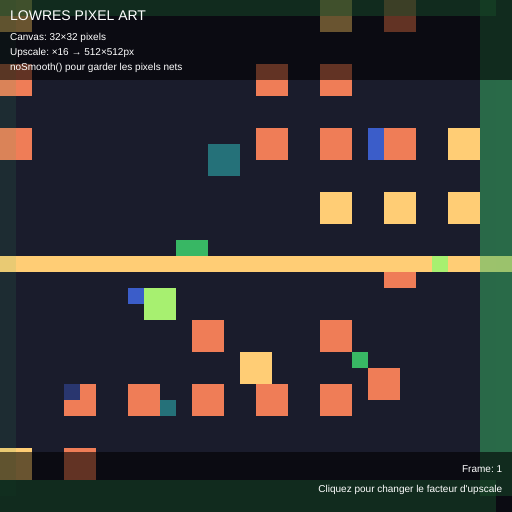
Frame 1 (no input)
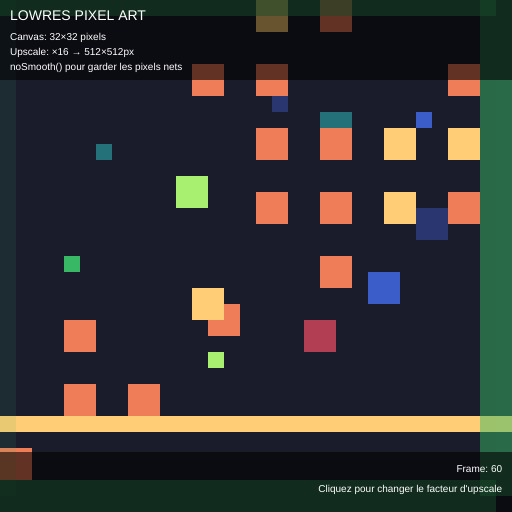
Frame 60 (no input)
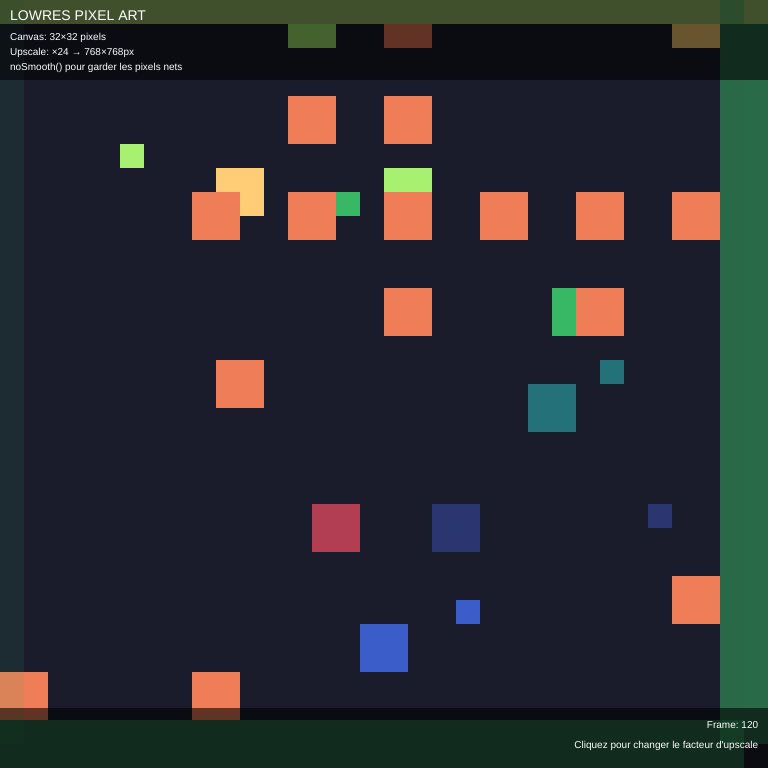
Frame 120 (the mouse pressed at the canvas centre since frame 60)

The p5.js sketch that drew these frames (run headless with seeded random() and noise() and a simulated clock; from frame 60 on, the mouse is pressed at the canvas centre):

// p5.js sketch
// ── sketch.js
// JAN 4 — Lowres
// Canvas minuscule (32×32) → noSmooth() → upscale
// Pixel art génératif

let lowResWidth = 32;
let lowResHeight = 32;
let upscale = 16; // Facteur d'agrandissement
let pg; // Graphics buffer pour le canvas lowres
let time = 0;
let palette = [];

function setup() {
    createCanvas(lowResWidth * upscale, lowResHeight * upscale);

    // Créer le buffer basse résolution
    pg = createGraphics(lowResWidth, lowResHeight);
    pg.noSmooth(); // Désactiver l'antialiasing
    noSmooth(); // Désactiver l'antialiasing sur le canvas principal

    // Palette de couleurs pixel art
    palette = [
        color(26, 28, 44), // Noir bleuté
        color(93, 39, 93), // Violet foncé
        color(177, 62, 83), // Rouge
        color(239, 125, 87), // Orange
        color(255, 205, 117), // Jaune
        color(167, 240, 112), // Vert clair
        color(56, 183, 100), // Vert
        color(37, 113, 121), // Bleu-vert
        color(41, 54, 111), // Bleu foncé
        color(59, 93, 201), // Bleu
    ];

    frameRate(30);
}

function draw() {
    time += 0.02;

    // Dessiner sur le buffer basse résolution
    pg.background(palette[0]);

    // Générer un motif pixel art génératif
    generatePixelArt();

    // Upscaler: dessiner le buffer agrandi sur le canvas principal
    image(pg, 0, 0, width, height);

    // Info overlay (sur le canvas haute résolution)
    drawInfo();
}

function generatePixelArt() {
    pg.noStroke();

    // Méthode 1: Motif de cercles pixelisés animés
    for (let i = 0; i < 8; i++) {
        let angle = time + (i * TWO_PI) / 8;
        let x = lowResWidth / 2 + cos(angle) * (8 + sin(time * 2 + i) * 4);
        let y = lowResHeight / 2 + sin(angle) * (8 + cos(time * 2 + i) * 4);

        pg.fill(palette[(i + 2) % palette.length]);
        pg.rect(floor(x), floor(y), 2, 2);
    }

    // Méthode 2: Bruit Perlin pixelisé
    for (let x = 0; x < lowResWidth; x += 4) {
        for (let y = 0; y < lowResHeight; y += 4) {
            let n = noise(x * 0.1 + time * 0.3, y * 0.1, time * 0.2);
            if (n > 0.5) {
                let colorIndex = floor(map(n, 0.5, 1, 3, 7));
                pg.fill(palette[colorIndex]);
                pg.rect(x, y, 2, 2);
            }
        }
    }

    // Méthode 3: Ligne animée type scanner
    let scanLine = floor(map(sin(time * 2), -1, 1, 0, lowResHeight));
    pg.fill(palette[4]);
    pg.rect(0, scanLine, lowResWidth, 1);

    // Méthode 4: Particules pixelisées
    for (let i = 0; i < 5; i++) {
        let px = lowResWidth / 2 + cos(time * 1.5 + i) * 12;
        let py = lowResHeight / 2 + sin(time * 2 + i * 0.7) * 10;
        pg.fill(palette[(i + 5) % palette.length]);
        pg.rect(floor(px), floor(py), 1, 1);
    }

    // Bordure
    pg.noFill();
    pg.stroke(palette[6]);
    pg.rect(0, 0, lowResWidth - 1, lowResHeight - 1);
}

function drawInfo() {
    // Overlay semi-transparent
    fill(0, 0, 0, 150);
    noStroke();
    rect(0, 0, width, 80);
    rect(0, height - 60, width, 60);

    fill(255);
    textAlign(LEFT);
    textSize(14);
    text("LOWRES PIXEL ART", 10, 20);
    textSize(10);
    text(`Canvas: ${lowResWidth}×${lowResHeight} pixels`, 10, 40);
    text(`Upscale: ×${upscale} → ${width}×${height}px`, 10, 55);
    text(`noSmooth() pour garder les pixels nets`, 10, 70);

    textAlign(RIGHT);
    text(`Frame: ${frameCount}`, width - 10, height - 40);
    text("Cliquez pour changer le facteur d'upscale", width - 10, height - 20);
}

function mousePressed() {
    // Changer le facteur d'upscale
    upscale = (upscale % 20) + 8;
    resizeCanvas(lowResWidth * upscale, lowResHeight * upscale);
    noSmooth();
}
